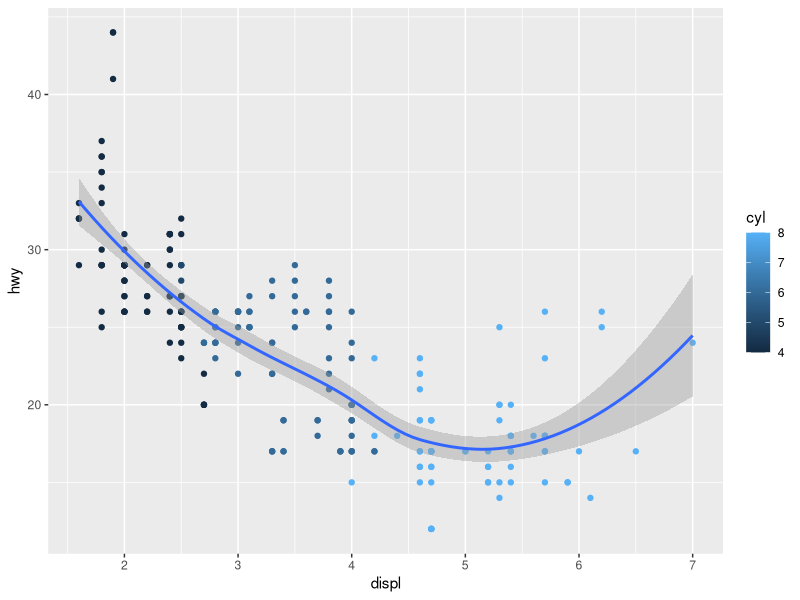

This figure's R source:
install.packages("tidyr")
library(tidyverse)

mpg|>
  ggplot(aes(displ, hwy, color = cyl)) +
  geom_point() +
  geom_smooth()

